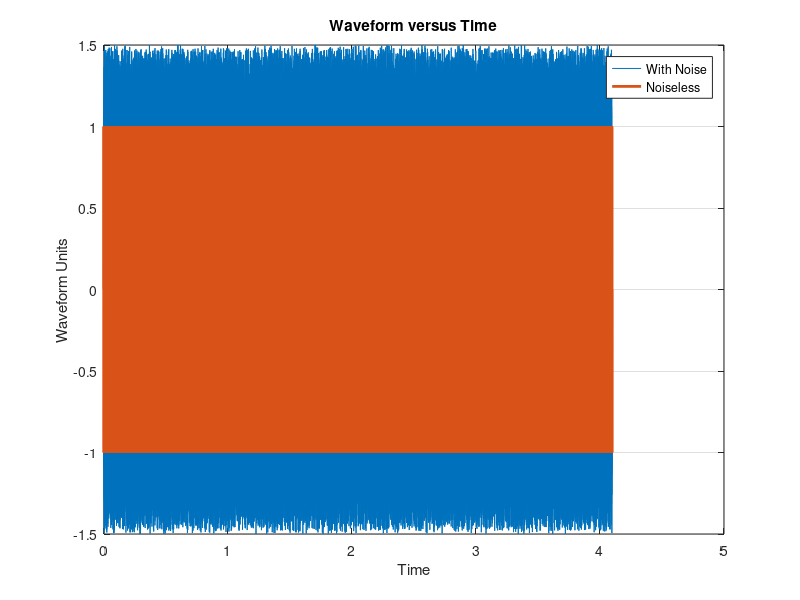

Write the MATLAB code that produced this figure. (Note: this script raises an error after producing the figure.)
clc
clear all
close all


%% %%%%%%%%%%%%%%%%%%%%%%%%%%%%%%%%%%%%%%%%%%%%%%%%%%%%%%%%%%%%%%%%%%%%%%%%
%%%%%%%%%%%%%%%%%%%%%%%% DECLARING VARIABLES %%%%%%%%%%%%%%%%%%%%%%%%%%%%%%
F_tone = 1e3;                       %Frequency of Tone
OSR = 32;
Fs = F_tone * OSR;                  %Sampling Frequency
time_step = 1/Fs;                   %Time between samples
total_number_of_cycles = 2^12;      %Total number of complete cycles to 
                                    %                      simulate for
FFT_number_of_cycles = 2^7;         %Number of cycles used in 1 FFT 
                                    %                      computation
Amplitude = 1;                      %Amplitude of the sine wave
OneSidedSpectrum = 1;%------------->%Set = 1 for 1 sided spectrum
                     %------------->%Set = 0 for 2 sided spectrum
Bits = 1;                                   
q = 2*Amplitude/2^Bits;             %Quantisation Interval
%% %%%%%%%%%%%%%%%%%%%%%%%%%%%%%%%%%%%%%%%%%%%%%%%%%%%%%%%%%%%%%%%%%%%%%%%%
%%%%%%%%%%%%%%%%%%%%%%% CREATING (y,t) %%%%%%%%%%%%%%%%%%%%%%%%%%%%%%%%%%%%
time_period = 1/F_tone;
t = 0:time_step:time_period * total_number_of_cycles;
y_noiseless = Amplitude*sin(2*pi*F_tone * t);
%%%%%%% Adding Additive White Gaussian Noise (0 mean, Amplitude/400 Variance)
y = y_noiseless+(q/2)*(rand(size(y_noiseless))*2-1);


figure
plot(t,y);
xlabel('Time');
ylabel('Waveform Units');
title('Waveform versus Time');
grid on
hold on;
plot(t,y_noiseless,'linewidth',2);
legend('With Noise','Noiseless');

%% %%%%%%%%%%%%%%%%%%%%%%%%%%%%%%%%%%%%%%%%%%%%%%%%%%%%%%%%%%%%%%%%%%%%%%%%
%%%%%%%%%%%%%%%%%%%%%%%% FFT COMPUTATION %%%%%%%%%%%%%%%%%%%%%%%%%%%%%%%%%%
N_fft = (OSR) * FFT_number_of_cycles;
Fmin = Fs/N_fft;
Hanning_correction_Factor = 1.5;

[S,F] = pwelch(y,hanning(N_fft),N_fft/2,N_fft,Fs,'onesided');
S = Fmin * Hanning_correction_Factor * S .* ((OneSidedSpectrum+1)/2);
S = 20*log10(S);

Noise_floor = (q^2/12) * 1/sqrt(2*max(F));
figure
semilogx(F,S);
xlabel('Frequency');
ylabel('dBV');
title('FFT');
grid on;
hold on;
semilogx(F,ones(size(S)) * 20*log10(Noise_floor/(Fmin)),'linewidth',2);